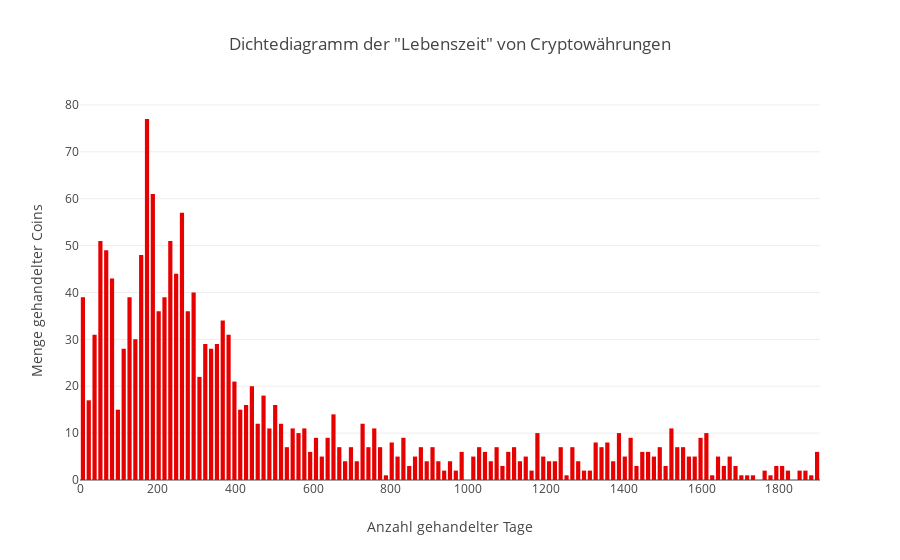

Write notebook code for a chart like this one.
### Markdown cell above
### Dichtediagramm der "Lebenszeit" von Cryptowährungen

### Code cell
#Dichte Diagramm -> Wie viele Tage wurden die Coins überhaupt getraded?

import plotly.offline as py
import plotly.graph_objs as go
import numpy as np


df_density = df_grouped = df.groupby('name').size()
df_densityDF = df_density.reset_index(name='values')
                                      
trace0 = go.Histogram(
    x=df_densityDF['values'],
    xbins=dict(
        start=0,
        end=2500,
        size=15),
    marker=dict(
        color=('rgb(230,0,0)'),
    ),
    opacity=1
)
  
data = [trace0]

layout = go.Layout(
    title='Dichtediagramm der "Lebenszeit" von Cryptowährungen',
    xaxis=dict(
        title='Anzahl gehandelter Tage'
    ),
    yaxis=dict(
        title='Menge gehandelter Coins'
    ),
    bargap=0.2,
    bargroupgap=0.1
    )

fig = go.Figure(data=data, layout=layout)

py.iplot(fig, filename='density_Crypto')

### Figure 1 — Plotly figure (JSON) as saved in the notebook; plotly's stock layout.template omitted (floating-point values rounded to 4 significant figures; data arrays with more than 128 entries replaced by an {"elided": "..."} marker saying what was removed)
{"data": [{"marker": {"color": "rgb(230,0,0)"}, "opacity": 1, "type": "histogram", "x": {"elided": "1632 int values"}, "xbins": {"end": 2500, "size": 15, "start": 0}}], "layout": {"bargap": 0.2, "bargroupgap": 0.1, "title": "Dichtediagramm der \"Lebenszeit\" von Cryptowährungen", "xaxis": {"title": "Anzahl gehandelter Tage"}, "yaxis": {"title": "Menge gehandelter Coins"}}}
